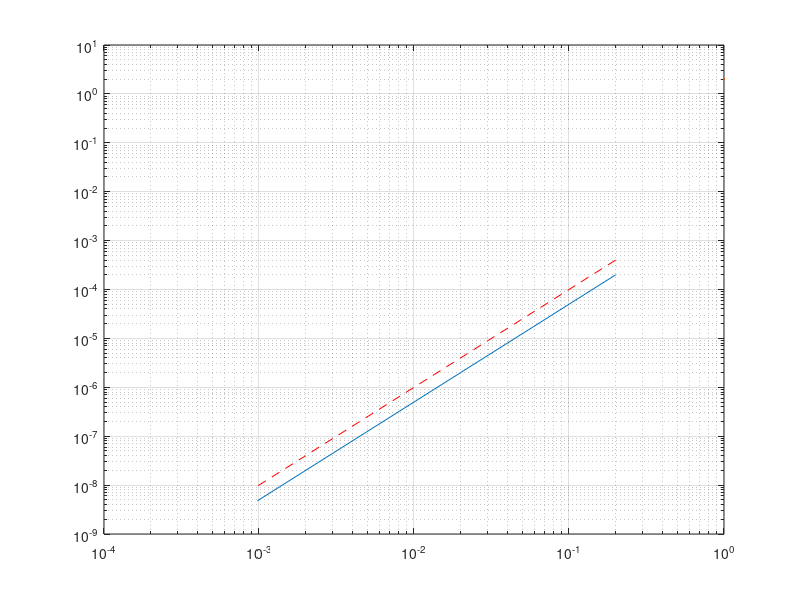

Recreate this plot in MATLAB. (Note: this script raises an error after producing the figure.)
clear; clc; close all; 

%% punto 1
%%%%%%%%%%%%%%%%%%%%%%%%%%%%%%%%%%%%%%%%%%%%%%%%%%%%%%%%%%%%%%%%%%%%%%%%%%%
% Discretizzazione problema di Poisson con differenza finite al variare
% dell'ampiezza della mesh
%%%%%%%%%%%%%%%%%%%%%%%%%%%%%%%%%%%%%%%%%%%%%%%%%%%%%%%%%%%%%%%%%%%%%%%%%%%

N = 2.^(2:10); 
tspan = [0, 1];
alpha = 1; beta = -1; % dati al bordo

% soluzione esatta se f = 1

% mi aspetto che l'errore sia nulla dal momento che le differenze finite
% centrate per la derivata seconda sono esatte per polinomi di grado 3.

% f = @(x) 1;
% u = @(x) -0.5*x.^2 - 1.5*x + 1;

% soluzione esatta se f(x) = sin(x)
u = @(x) sin(x) - (2+sin(1))*x +1;
f = @(x) sin(x);

err = zeros(length(N), 1);
H = zeros(length(N), 1);
for j = 1:length(N)
    n = N(j);
    h = 1/(n+1);
    H(j) = h; 
    x = linspace(tspan(1), tspan(2), n+2).';
    
    A = -(1/h^2) * spdiags(repmat([1, -2, 1], n, 1), -1:1, n, n);
    
    F = f(x(2:end-1));
    F(1) = F(1) + alpha/h^2;
    F(n) = F(n) + beta/h^2;
    
    U = [alpha; A\F; beta];
    
    err(j) = max(abs(u(x)-U));
end

figure; 
loglog(H, err, LineWidth=2);
hold on
grid on
loglog(H, 1e-2*H.^2, '--r')

%% punto 2
clear; clc;

u_0t = 0; u_1t = 0;
u_x0 = @(x) 100*sin(pi*x);

u = @(t, x) 100 * exp(-(pi^2)*t) .* sin(pi*x); % soluzione esatta

T = 0.2;
m = 2^10; % tempo
n = 2^10; % spazio

U = zeros(n+2, m+1);

t = linspace(0, T, m+1).';
x = linspace(0, 1, n+2).';

U(:, 1) = u_x0(x);
U(1, :) = u_0t * ones(1, m+1);
U(n+2, :) = u_1t * ones(1, m+1);

Dt = T/m;
h = 1/(n+1);

A = -(1/h^2) * spdiags(repmat([1, -2, 1], n, 1), -1:1, n, n);
A = eye(n) + Dt*A;
dA = decomposition(A); % per risolvere il sistema lineare in modo più efficiente

err = zeros(1, m);
for j=2:m+1
    
    F = U(2:n+1, j-1); % in questo problema f = 0
    
    U(2:end-1, j) = dA\F;
    err(j-1) = max(abs( u((j-1)*Dt, x) - U(:, j) ));

end

figure; 
imagesc(t, x, U); colorbar eastoutside
